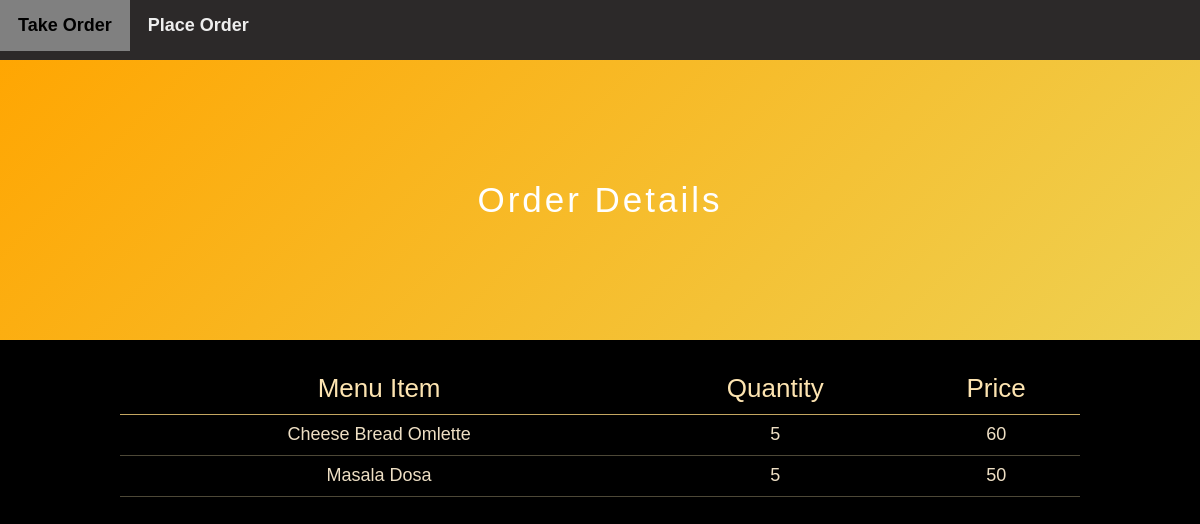
Screenshot of /order_items/2 with the database file from the repository.
### tables this page shows
CREATE TABLE orderitems (
item_id integer primary key autoincrement,
order_id integer not null,
menu_id integer not null,
quantity integer not null,
FOREIGN KEY (order_id) REFERENCES Orders(order_id),
foreign key (menu_id) references Menu(menu_id));

CREATE TABLE Menu (
menu_id INTEGER PRIMARY KEY,
canteen_id INTEGER NOT NULL,
item_name TEXT NOT NULL,
item_price INTEGER NOT NULL,
FOREIGN KEY (canteen_id) REFERENCES Canteens(canteen_id));

### app.py (the view)
@app.route('/order_items/<order_id>')
def order_items(order_id):
    conn = sqlite3.connect('iiiteats.db')
    cursor = conn.cursor()
    cursor.execute('''
    SELECT Menu.item_name, OrderItems.quantity, Menu.item_price
    FROM OrderItems
    JOIN Menu ON OrderItems.menu_id = Menu.menu_id
    JOIN Orders ON OrderItems.order_id = Orders.order_id
    WHERE OrderItems.order_id = ? AND orders.delivery_status not like 'delivered'
''', (order_id,))
    order_items_data = cursor.fetchall()
    conn.close()
    return render_template('order_items.html', order_items=order_items_data)

### templates/order_items.html (shortened to what this page needs)
<!DOCTYPE html>
<html>
  <head>
    <link rel="stylesheet" href="../static/order_items.css" />
    <link rel="stylesheet" href="../static/navbar.css" />
  </head>
  <body>
    <nav class="navbar">
      <a href="/take_orders">Take Order</a>
      <a href="">Place Order</a>
    </nav>
    <h1>Order Details</h1>
    <table>
      <tr>
        <th>Menu Item</th>
        <th>Quantity</th>
        <th>Price</th>
      </tr>
      {% for order_item in order_items %}
      <tr>
        <td>{{ order_item[0] }}</td>
        <td>{{ order_item[1] }}</td>
        <td>{{ order_item[2] }}</td>
      </tr>
      {% endfor %}
    </table>
  </body>
</html>

### static/order_items.css (style rules this page uses)
body { background-color: #000000; font-family: Arial, sans-serif; margin: 0; padding: 0; }
h1 { margin-top: 5%; color: #ffffff; text-align: center; font-size: 35px; font-weight: normal; letter-spacing: 3px; background: linear-gradient(-45deg, #eed152, #ffa602); padding: 10%; }
table { width: 80%; border-collapse: collapse; margin-left: 10%; }
th { text-align: center; padding: 1%; font-weight: normal; font-size: 26px; color: rgb(253, 228, 177); border-bottom: 1px solid rgb(196, 166, 97); }
td { color: rgb(238, 223, 196); padding: 1%; font-size: 18px; text-align: center; border-bottom: 1px solid rgba(247, 231, 178, 0.311); }

### static/navbar.css (style rules this page uses)
.navbar { background-color: rgba(65, 61, 61, 0.678); position: fixed; z-index: 100; top: 0; left: 0; height: 60px; width: 100%; justify-content: space-evenly; align-items: center; }
.navbar a { float: left; display: block; color: #eeeeee; text-align: center; padding: 15px 18px; font-size: 18px; font-weight: bold; }
a, a:hover, a:focus, a:active { text-decoration: none; color: inherit; }

### rows the page displays
orderitems: item_name "Cheese Bread Omlette", quantity "5", item_price "60"
orderitems: item_name "Masala Dosa", quantity "5", item_price "50"
